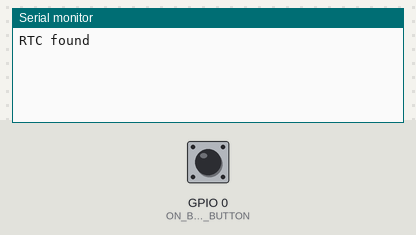
Simulated run of this program. Board: ESP32. On the bench: the last lines printed to the serial monitor. The inputs (shaded band) are chosen by the test bench; at power-on: GPIO 0 (ON_BOARD_BUTTON) HIGH. The local clock reads 2024-03-15 10:24:30 at power-on unless the program sets it.

Above: at 1.2 s.
1.3 s: GPIO 0 (ON_BOARD_BUTTON) pulled LOW for 0.15 s
At 2.2 s:
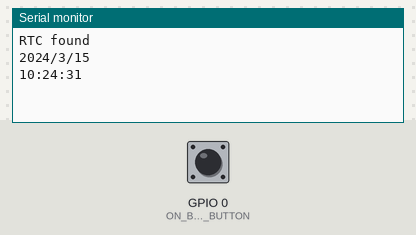
2.9 s: GPIO 0 (ON_BOARD_BUTTON) pulled LOW for 1 s
At 3.5 s:
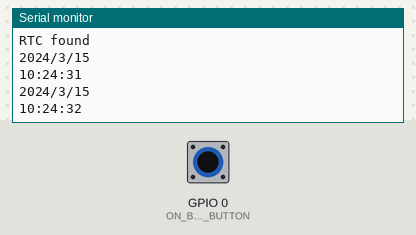
5.4 s: GPIO 0 (ON_BOARD_BUTTON) pulled LOW for 0.15 s
At 6.6 s:
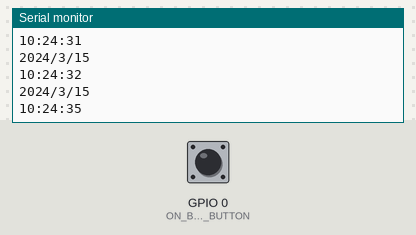

Measured:
- after the input at 1.3 s, the serial monitor: prints a new line at once (image 1)
- after the input at 2.9 s, the serial monitor: prints a new line at once (image 2)
- after the input at 5.4 s, the serial monitor: prints a new line at once (image 3)

The program:

main.cpp
```cpp
#include <Arduino.h>
#include <SPI.h>
#include <RTClib.h>
#include <Wire.h>
#include <freertos/FreeRTOS.h>
#include <freertos/task.h>
#include <freertos/semphr.h>

/**
 * @brief gpio for on board
 *
 */
#define ON_BOARD_BUTTON GPIO_NUM_0
#define I2C_SDA 19
#define I2C_SCL 18

RTC_DS3231 rtc;

TwoWire ds3231 = TwoWire(0);

/**
 * @brief semaphore handle to signal to read the data from the i2c
 */

SemaphoreHandle_t xGpioInterruptSemaphoreHandle = NULL;

/**
 * @brief Irs when we receive the interrupt from gpio
 *
 * @param arg
 */
static void IRAM_ATTR gpio_isr_handler(void *arg)
{

  xSemaphoreGiveFromISR(xGpioInterruptSemaphoreHandle, NULL);
}

/**
 * @brief this function reads the data from the i2c sensor and prints it on the serial console.Replace the code with your i2c sensor code.
 *
 */
void vReadI2CSensorData()
{
  DateTime now = rtc.now();

    Serial.print(now.year(), DEC);
    Serial.print('/');
    Serial.print(now.month(), DEC);
    Serial.print('/');
    Serial.print(now.day(), DEC);
    Serial.print(" \n");
    Serial.print(now.hour(), DEC);
    Serial.print(':');
    Serial.print(now.minute(), DEC);
    Serial.print(':');
    Serial.print(now.second(), DEC);
    Serial.println();
}

/**
 * @brief handles the interrupt from the gpio and read the i2c data
 *
 * @param pvParameters
 */
void vI2C_Task(void *pvParameters)
{
  ESP_LOGI(TAG, "Created the I2C task");

  while (1)
  {
    xSemaphoreTake(xGpioInterruptSemaphoreHandle, portMAX_DELAY);

    vReadI2CSensorData();

    // vTaskDelay(1000 / portTICK_PERIOD_MS);
  }

  vTaskDelete(NULL);
}

void setup()
{
  // put your setup code here, to run once:
  Serial.begin(115200);

  /**
   * @brief initiating the i2c sensor
   *
   */
  ds3231.begin(I2C_SDA, I2C_SCL);
  while (!rtc.begin(&ds3231))
  {
    Serial.println("Couldn't find RTC");
    vTaskDelay(pdMS_TO_TICKS(500));
  }
  Serial.println("RTC found");

  if(rtc.lostPower())
  {
    Serial.println("RTC lost power, lets set the time!");
    rtc.adjust(DateTime(F(__DATE__), F(__TIME__)));
  }

  /**
   * @brief creating the semaphore for interrupt handling
   *
   */
  xGpioInterruptSemaphoreHandle = xSemaphoreCreateBinary();

  gpio_set_direction(ON_BOARD_BUTTON, GPIO_MODE_INPUT);

  gpio_set_pull_mode(ON_BOARD_BUTTON, GPIO_PULLUP_ONLY);

  /**
   * @brief installling the interrupt on the gpio at negative edge
   *
   */
  gpio_set_intr_type(GPIO_NUM_0, GPIO_INTR_NEGEDGE);

  // install gpio isr service
  gpio_install_isr_service(0);
  // hook isr handler for specific gpio pin
  ESP_ERROR_CHECK(gpio_isr_handler_add(ON_BOARD_BUTTON, gpio_isr_handler, NULL));

  xTaskCreate(vI2C_Task, "vI2C_Task", 4 * 2048, NULL, 5, NULL);
}

void loop()
{

  delay(20000);
}
```
